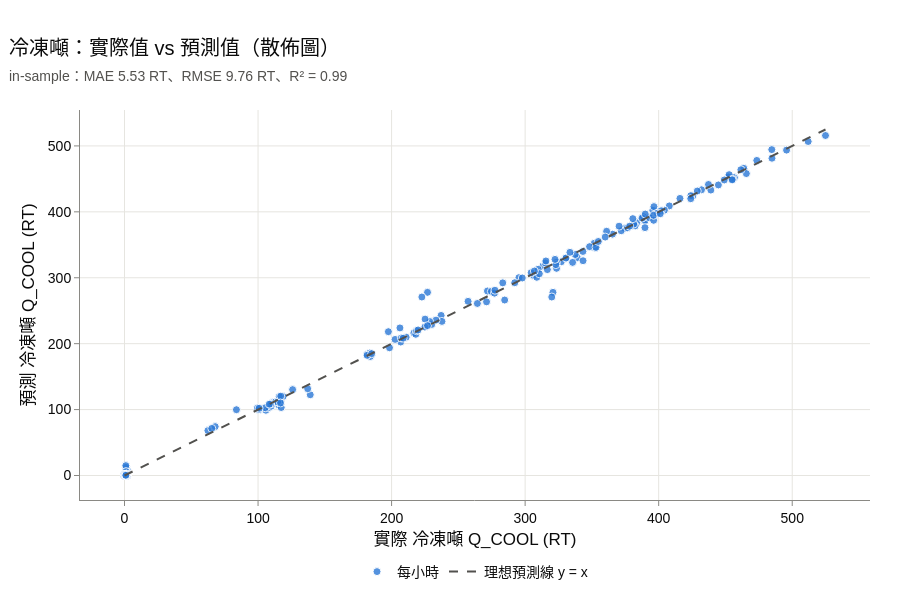

The cell this chart's notebook holds for it:
### Code cell
# 點越貼近虛線（y = x）預測越準
axis_low = comparison.min().min()
axis_high = comparison.max().max()

fig = go.Figure()
fig.add_trace(
    go.Scatter(
        x=comparison["實際"],
        y=comparison["預測"],
        mode="markers",
        name="每小時",
        marker=dict(
            size=8,
            color=COLORS["Q_COOL"],
            opacity=0.8,
            line=dict(width=1, color="white"),
        ),
        text=comparison.index.strftime("%m/%d %H:%M"),
        hovertemplate=(
            "%{text}<br>實際: %{x:.1f} RT<br>預測: %{y:.1f} RT<extra></extra>"
        ),
    )
)
fig.add_trace(
    go.Scatter(
        x=[axis_low, axis_high],
        y=[axis_low, axis_high],
        mode="lines",
        name="理想預測線 y = x",
        line=dict(color=REF_COLOR, width=2, dash="dash"),
    )
)
fig.update_layout(
    xaxis_title=f"實際 {label('Q_COOL')}",
    yaxis_title=f"預測 {label('Q_COOL')}",
)
show(
    fig,
    "冷凍噸：實際值 vs 預測值（散佈圖）",
    f"in-sample：{metric_text}",
    legend="bottom",
)

### Figure 1 — Plotly figure (JSON) as saved in the notebook; plotly's stock layout.template omitted (floating-point values rounded to 4 significant figures; data arrays with more than 128 entries replaced by an {"elided": "..."} marker saying what was removed)
{"data": [{"hovertemplate": "%{text}<br>實際: %{x:.1f} RT<br>預測: %{y:.1f} RT<extra></extra>", "marker": {"color": "#2a78d6", "line": {"color": "white", "width": 1}, "opacity": 0.8, "size": 8}, "mode": "markers", "name": "每小時", "text": {"elided": "599 str values"}, "type": "scatter", "x": {"elided": "599 float values"}, "y": {"elided": "599 float values"}}, {"line": {"color": "#52514e", "dash": "dash", "width": 2}, "mode": "lines", "name": "理想預測線 y = x", "type": "scatter", "x": [0.0, 524.9], "y": [0.0, 524.9]}], "layout": {"height": 600, "legend": {"orientation": "h", "x": 0.5, "xanchor": "center", "y": 0.02, "yanchor": "bottom", "yref": "container"}, "margin": {"b": 100}, "title": {"subtitle": {"text": "in-sample：MAE 5.53 RT、RMSE 9.76 RT、R² = 0.99"}, "text": "冷凍噸：實際值 vs 預測值（散佈圖）"}, "xaxis": {"title": {"text": "實際 冷凍噸 Q_COOL (RT)"}}, "yaxis": {"title": {"text": "預測 冷凍噸 Q_COOL (RT)"}}}}
